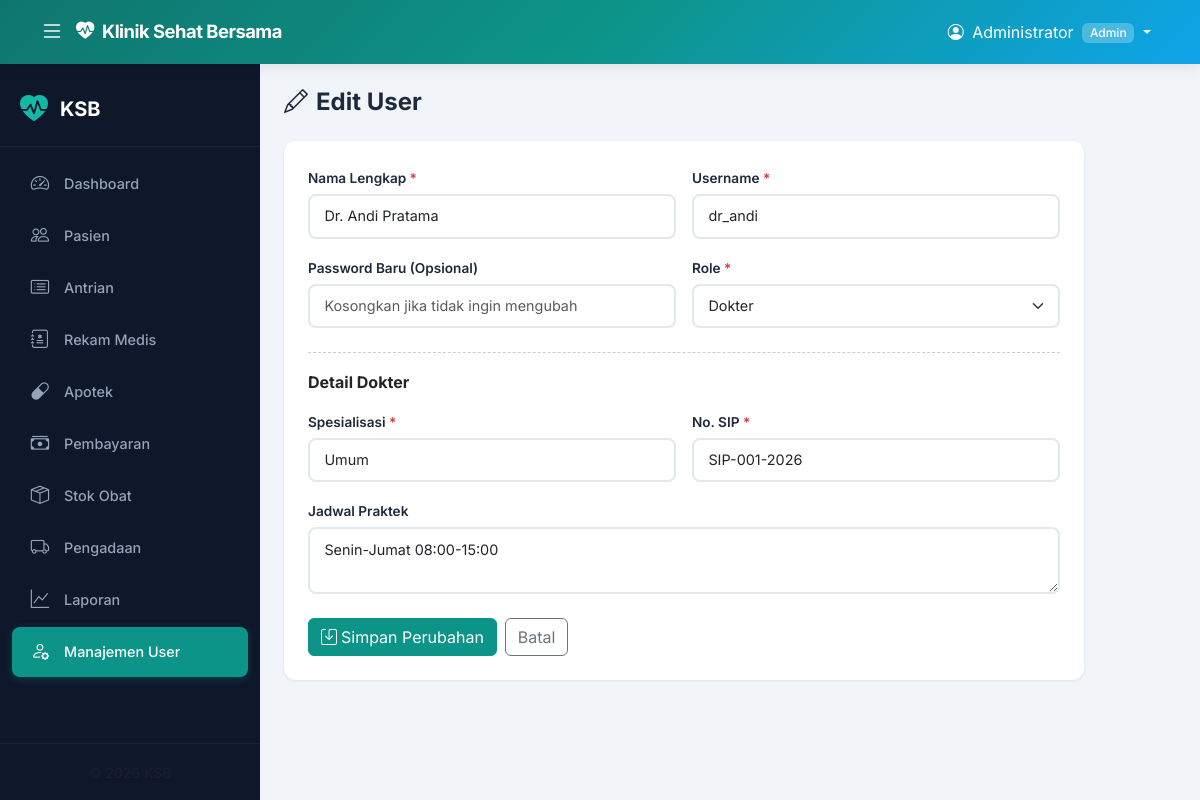
The app's page /modules/user/edit.php?id=2 (signed in) with its own data.
### tables this page shows
CREATE TABLE IF NOT EXISTS users (
    id_user         INT AUTO_INCREMENT PRIMARY KEY,
    nama            VARCHAR(100) NOT NULL,
    username        VARCHAR(50)  NOT NULL UNIQUE,
    password        VARCHAR(255) NOT NULL,
    role            ENUM('pendaftaran','dokter','apoteker','kasir','manajer','admin') NOT NULL,
    is_active       TINYINT(1) DEFAULT 1,
    last_login      DATETIME NULL,
    created_at      DATETIME DEFAULT CURRENT_TIMESTAMP
);

CREATE TABLE IF NOT EXISTS dokter (
    id_dokter       INT AUTO_INCREMENT PRIMARY KEY,
    nama_dokter     VARCHAR(100) NOT NULL,
    spesialisasi    VARCHAR(100) NOT NULL,
    no_sip          VARCHAR(50)  NOT NULL,
    jadwal_praktek  TEXT,
    id_user         INT NOT NULL,
    FOREIGN KEY (id_user) REFERENCES users(id_user) ON DELETE CASCADE
);

### includes/functions.php (called while the page is built, shortened)
<?php
function e($s) { return htmlspecialchars($s ?? '', ENT_QUOTES, 'UTF-8'); }

### modules/user/edit.php (the view, shortened to what this page needs)
<?php
require_once __DIR__ . '/../../includes/header.php';
$id = (int)($_GET['id'] ?? 0);
$stmt = $pdo->prepare("SELECT * FROM users WHERE id_user = :id");
$stmt->execute([':id' => $id]);
$u = $stmt->fetch();
$dokter = null;
if ($u['role'] === 'dokter') {
    $stmt_dok = $pdo->prepare("SELECT * FROM dokter WHERE id_user = :id");
    $stmt_dok->execute([':id' => $id]);
    $dokter = $stmt_dok->fetch();
}
?>
<div class="page-header">
    <h1><i class="bi bi-pencil me-2"></i>Edit User</h1>
</div>
<div class="card" style="max-width:800px;">
    <div class="card-body p-4">
        <form method="POST" action="aksi.php" id="formUser">
            <div class="row g-3">
                <div class="col-md-6">
                    <label class="form-label">Nama Lengkap <span class="text-danger">*</span></label>
                    <input type="text" name="nama" class="form-control" value="<?= e($u['nama']) ?>" required>
                </div>
                <div class="col-md-6">
                    <label class="form-label">Username <span class="text-danger">*</span></label>
                    <input type="text" name="username" class="form-control" value="<?= e($u['username']) ?>" required>
                </div>
                <div class="col-md-6">
                    <label class="form-label">Password Baru (Opsional)</label>
                    <input type="password" name="password" class="form-control" placeholder="Kosongkan jika tidak ingin mengubah">
                </div>
                <div class="col-md-6">
                    <label class="form-label">Role <span class="text-danger">*</span></label>
                    <select name="role" id="roleSelect" class="form-select" required>
                        <?php foreach (['pendaftaran','dokter','apoteker','kasir','manajer','admin'] as $r): ?>
                            <option value="<?= $r ?>" <?= $u['role']===$r?'selected':'' ?>><?= ucfirst($r) ?></option>
                        <?php endforeach; ?>
                    </select>
                </div>
            </div>
            <div class="mt-4" id="detailDokter" style="display:<?= $u['role']==='dokter'?'block':'none' ?>; border-top:1px dashed #ccc; padding-top:20px;">
                <h6 class="fw-bold mb-3">Detail Dokter</h6>
                <div class="row g-3">
                    <div class="col-md-6">
                        <label class="form-label">Spesialisasi <span class="text-danger">*</span></label>
                        <input type="text" name="spesialisasi" class="form-control" value="<?= e($dokter['spesialisasi'] ?? '') ?>" <?= $u['role']==='dokter'?'required':'' ?>>
                    </div>
                    <div class="col-md-6">
                        <label class="form-label">No. SIP <span class="text-danger">*</span></label>
                        <input type="text" name="no_sip" class="form-control" value="<?= e($dokter['no_sip'] ?? '') ?>" <?= $u['role']==='dokter'?'required':'' ?>>
                    </div>
                    <div class="col-12">
                        <label class="form-label">Jadwal Praktek</label>
                        <textarea name="jadwal_praktek" class="form-control" rows="2"><?= e($dokter['jadwal_praktek'] ?? '') ?></textarea>
                    </div>
                </div>
            </div>
            <div class="mt-4 d-flex gap-2">
                <button type="submit" class="btn btn-primary"><i class="bi bi-save me-1"></i>Simpan Perubahan</button>
                <a href="index.php" class="btn btn-outline-secondary">Batal</a>
            </div>
        </form>
    </div>
</div>
<?php require_once __DIR__ . '/../../includes/footer.php'; ?>

### assets/css/style.css (style rules this page uses)
:root { --primary: #0d9488; --primary-dark: #0f766e; --primary-light: #14b8a6; --accent: #0ea5e9; --accent-dark: #0284c7; --sidebar-bg: #0f172a; --sidebar-hover: #1e293b; --sidebar-active: #0d9488; --navbar-bg: linear-gradient(135deg, #0f766e 0%, #0d9488 50%, #0ea5e9 100%); --body-bg: #f1f5f9; --card-bg: #ffffff; --text-primary: #1e293b; --text-secondary: #64748b; --border-color: #e2e8f0; --shadow-sm: 0 1px 3px rgba(0,0,0,0.08); --shadow-md: 0 4px 14px rgba(0,0,0,0.08); --shadow-lg: 0 10px 30px rgba(0,0,0,0.1); --radius: 12px; --radius-sm: 8px; --sidebar-width: 260px; --navbar-height: 64px; --transition: all 0.3s cubic-bezier(0.4, 0, 0.2, 1); }
* { margin: 0; padding: 0; box-sizing: border-box; }
body { font-family: 'Inter', -apple-system, BlinkMacSystemFont, sans-serif; background: var(--body-bg); color: var(--text-primary); overflow-x: hidden; }
.card { border: none; border-radius: var(--radius); box-shadow: var(--shadow-sm); transition: var(--transition); overflow: hidden; }
.btn-primary { background: var(--primary); border-color: var(--primary); }
.page-header { display: flex; justify-content: space-between; align-items: center; margin-bottom: 1.5rem; flex-wrap: wrap; gap: 1rem; }
.page-header h1 { font-size: 1.5rem; font-weight: 700; color: var(--text-primary); margin: 0; }
.fade-in { animation: fadeInUp 0.4s ease forwards; }
.form-control, .form-select { border-radius: var(--radius-sm); border: 2px solid var(--border-color); padding: 0.6rem 0.9rem; font-size: 0.9rem; transition: var(--transition); }
.form-label { font-weight: 600; font-size: 0.85rem; color: var(--text-primary); margin-bottom: 0.35rem; }

### records on screen
users: nama "Dr. Andi Pratama", username "dr_andi", role "Dokter"
dokter: spesialisasi "Umum", no_sip "SIP-001-2026", jadwal_praktek "Senin-Jumat 08:00-15:00"

### other values on screen
$_SESSION['user_nama'] "Administrator"
$_SESSION['user_role'] "Admin"
$m['label'] "Pasien"
$m['label'] "Antrian"
$m['label'] "Rekam Medis"
$m['label'] "Apotek"
$m['label'] "Pembayaran"
$m['label'] "Stok Obat"
$m['label'] "Pengadaan"
$m['label'] "Laporan"
$m['label'] "Manajemen User"
